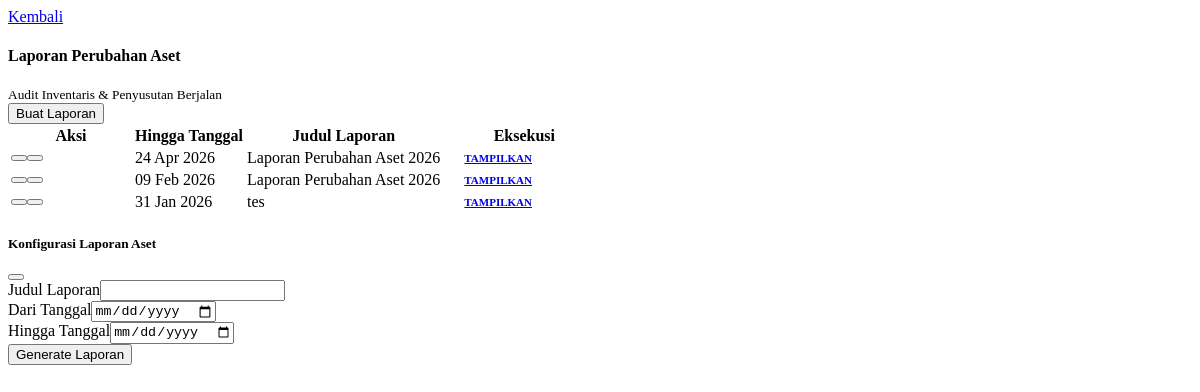
Page /laporan_perubahan_aset.php on the committed database.
### tables this page shows
CREATE TABLE `laporan_keuangan_setting` (
  `id` int(11) NOT NULL AUTO_INCREMENT,
  `judul_laporan` varchar(255) NOT NULL,
  `deskripsi` text DEFAULT NULL,
  `jenis_laporan` varchar(100) DEFAULT NULL,
  `tgl_mulai` date DEFAULT NULL,
  `tgl_akhir` date DEFAULT NULL,
  `metode` enum('Akrual','Cash Basis') DEFAULT 'Akrual',
  `comp_dates` text DEFAULT NULL,
  `created_by` int(11) DEFAULT NULL,
  `created_at` timestamp NOT NULL DEFAULT current_timestamp(),
  PRIMARY KEY (`id`),
  KEY `idx_jenis_laporan` (`jenis_laporan`),
  KEY `idx_jenis_laporan_sync` (`jenis_laporan`),
  KEY `idx_history_report` (`jenis_laporan`),
  KEY `idx_jenis_laporan_neraca` (`jenis_laporan`),
  KEY `idx_report_neraca` (`jenis_laporan`,`tgl_akhir`)
);

### laporan_perubahan_aset.php (the view, shortened to what this page needs)
<?php
$view = $_GET['view'] ?? 'hub';
$history = $conn->query("SELECT s.*, u.nama_lengkap as creator FROM laporan_keuangan_setting s LEFT JOIN users u ON s.created_by = u.id WHERE s.jenis_laporan = 'perubahan_aset' ORDER BY s.created_at DESC");
?>
<div class="container-fluid py-4 animate__animated animate__fadeIn text-dark">
    <?php if ($view == 'hub'): ?>
        <div class="d-flex justify-content-between align-items-center mb-4 bg-white p-3 rounded-4 shadow-sm border-start border-primary border-4 no-print text-center">
            <div class="d-flex align-items-center gap-3 text-start">
                <a href="index.php?page=laporan_keuangan&tab=asset" class="btn btn-outline-dark rounded-pill px-3 fw-bold shadow-sm small text-uppercase"><i class="fas fa-arrow-left me-1"></i> Kembali</a>
                <div>
                    <h4 class="fw-bold mb-0 text-dark">Laporan Perubahan Aset</h4>
                    <small class="text-muted small fw-bold uppercase">Audit Inventaris & Penyusutan Berjalan</small>
                </div>
            </div>
            <button type="button" class="btn btn-primary rounded-pill px-4 fw-bold shadow text-uppercase" onclick="asset_openSetupModal()"><i class="fas fa-plus-circle me-2"></i>Buat Laporan</button>
        </div>
        <div class="card border-0 shadow-sm rounded-4 overflow-hidden bg-white shadow-sm">
            <div class="table-responsive"><table class="table table-hover align-middle mb-0 text-center"><thead class="table-dark small text-uppercase"><tr><th width="120">Aksi</th><th>Hingga Tanggal</th><th class="text-start ps-5">Judul Laporan</th><th class="pe-4" width="160">Eksekusi</th></tr></thead><tbody>
                <?php if($history && $history->num_rows > 0): while ($row = $history->fetch_assoc()) { ?>
                    <tr><td><div class="btn-group btn-group-sm rounded-pill border bg-white shadow-sm overflow-hidden"><button class="btn btn-white text-warning border-end" data-id="<?= $row['id'] ?>" data-judul="<?= htmlspecialchars($row['judul_laporan'], ENT_QUOTES) ?>" data-start="<?= $row['tgl_mulai'] ?>" data-end="<?= $row['tgl_akhir'] ?>" onclick='asset_editSetup(this)' title="Ubah"><i class="fas fa-edit"></i></button><button class="btn btn-white text-danger" onclick="asset_deleteReport(<?= $row['id'] ?>)"><i class="fas fa-trash"></i></button></div></td>
                        <td><span class="badge bg-light text-dark border px-3 fw-bold"><?= date('d M Y', strtotime($row['tgl_akhir'])) ?></span></td>
                        <td class="text-start ps-5 fw-bold text-primary"><?= $row['judul_laporan'] ?></td>
                        <td class="pe-4 text-center"><a href="index.php?page=laporan_perubahan_aset&view=render&id=<?= $row['id'] ?>" class="btn btn-primary btn-oval shadow-sm px-4">Tampilkan</a></td></tr>
                <?php } else: echo "<tr><td colspan='4' class='py-5 text-muted text-center'>Belum ada riwayat laporan aset.</td></tr>"; endif; ?>
            </tbody></table></div>
        </div>
    <?php endif; ?>
</div>
<div class="modal fade" id="modalAssetSetup" tabindex="-1" data-bs-backdrop="static"><div class="modal-dialog modal-dialog-centered text-dark">
    <form action="index.php?page=laporan_perubahan_aset" method="POST" id="formAssetSetup" class="modal-content border-0 shadow-lg rounded-4 overflow-hidden">
        <div class="modal-header bg-primary text-white border-0 p-4"><h5 class="modal-title fw-bold text-white">Konfigurasi Laporan Aset</h5><button type="button" class="btn-close btn-close-white shadow-none" data-bs-dismiss="modal"></button></div>
        <div class="modal-body p-4 bg-light text-dark">
            <div class="mb-3"><label class="small fw-bold text-muted mb-1 uppercase">Judul Laporan</label><input type="text" name="judul" id="setup_judul" class="form-control rounded-pill border-0 shadow-sm px-4 py-2" required></div>
            <div class="row g-2">
                <div class="col-6"><label class="small fw-bold text-primary mb-1 uppercase">Dari Tanggal</label><input type="date" name="start_date" id="setup_start" class="form-control border-0 bg-white rounded-pill px-4 shadow-sm" required></div>
                <div class="col-6"><label class="small fw-bold text-primary mb-1 uppercase">Hingga Tanggal</label><input type="date" name="end_date" id="setup_end" class="form-control border-0 bg-white rounded-pill px-4 shadow-sm" required></div>
            </div>
        </div>
        <div class="modal-footer border-0 p-4 pt-0 bg-light"><button type="submit" class="btn btn-primary w-100 rounded-pill py-3 fw-bold shadow-lg text-uppercase">Generate Laporan</button></div>
    </form>
</div></div>

### laporan_perubahan_aset.php (style rules this page uses)
.btn-oval { border-radius: 50px !important; padding-left: 20px !important; padding-right: 20px !important; font-weight: 700; text-transform: uppercase; font-size: 11px; }

### rows in the picture
laporan_keuangan_setting: tgl_akhir "24 Apr 2026", judul_laporan "Laporan Perubahan Aset 2026"
laporan_keuangan_setting: tgl_akhir "09 Feb 2026", judul_laporan "Laporan Perubahan Aset 2026"
laporan_keuangan_setting: tgl_akhir "31 Jan 2026", judul_laporan "tes"
